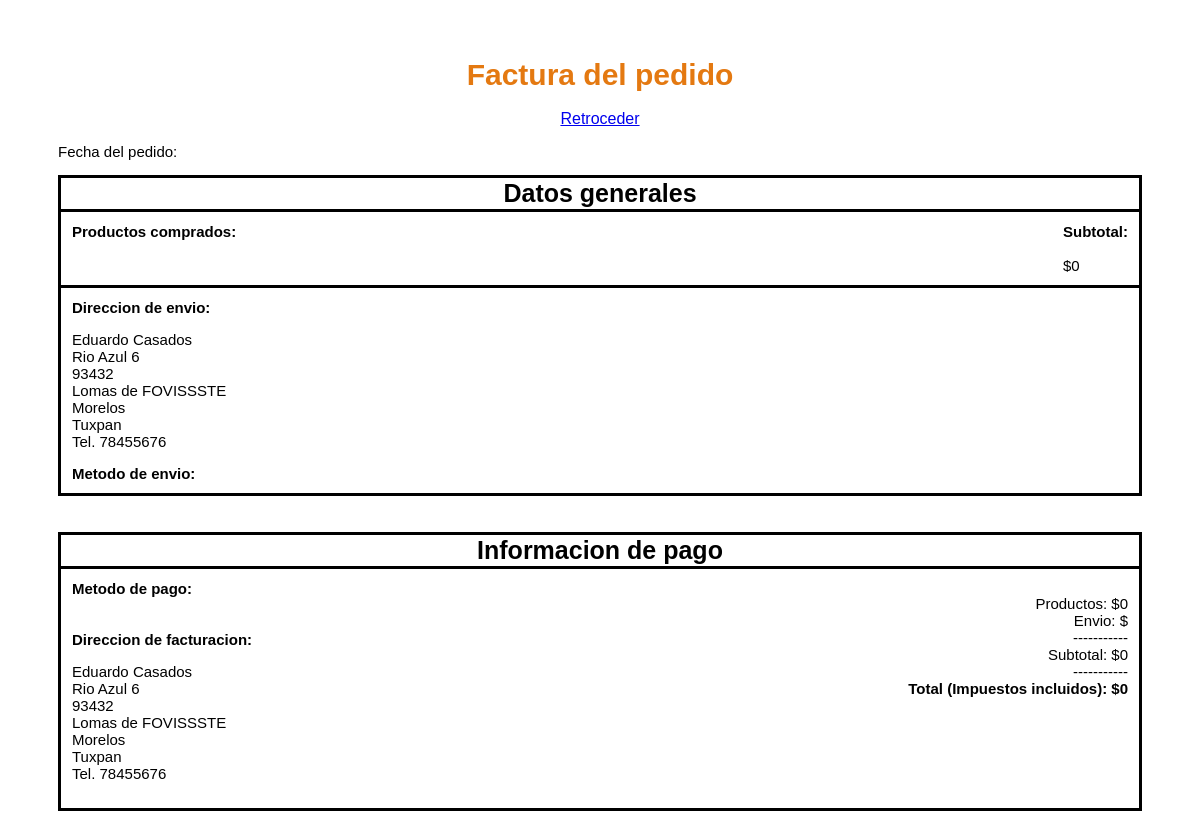
The page /bill_form.php (signed in) on the database its author committed.
### tables this page shows
CREATE TABLE `user` (
  `id` int(11) NOT NULL,
  `name` text NOT NULL,
  `last_name` text NOT NULL,
  `username` text NOT NULL,
  `password` text NOT NULL,
  `email` text NOT NULL
);

CREATE TABLE `address` (
  `id` int(11) NOT NULL,
  `calle` text NOT NULL,
  `num` int(11) NOT NULL,
  `codigo_pos` int(11) NOT NULL,
  `colonia` text NOT NULL,
  `estado` text NOT NULL,
  `ciudad` text NOT NULL,
  `telefono` int(11) NOT NULL,
  `user_id` int(11) NOT NULL
);

### scripts/functions.php (called while the page is built, shortened)
<?php
    function recoverUserData($conn, $table, $data_requested) {
        $userid = getUserID($conn);
        switch ($table) {
            case 'user':
                $result = $conn->query("select * from user where id='$userid';"); break;
            case 'address':
                $result = $conn->query("select * from address where user_id='$userid';"); break;
        }
        while($row = mysqli_fetch_assoc($result)){
            return $row[$data_requested];
        }
    }
    function getUserID($conn) {
        $query = $conn->query("select id from user where email='".$_SESSION["email"]."';");
        $query = mysqli_fetch_assoc($query);
        $userid = $query["id"];
        return $userid;
    }
?>

### bill_form.php (the view, shortened to what this page needs)
<!DOCTYPE html>
<html lang="en">
<head>
</head>
<body>
    <?php
        include_once "scripts/db_conn.php";
        include_once "scripts/functions.php";
    ?>
    <header>
        <b>Factura del pedido</b> <br><br>
        <a href="orders.php">Retroceder</a>
    </header>
    <div>
        <p>Fecha del pedido: <?php echo $db_user_order["fecha"]; ?></p>
    </div>
    <table>
        <tr>
            <th>Datos generales</th>
        </tr>
        <tr>
            <td>
                <div class="container" id="item-list">
                    <b>Productos comprados:</b> <br>
                    <?php
                        $subtotal = 0;
                    ?>
                </div>
                <div class="container" id="item-price">
                    <b>Subtotal:</b> <br><br>
                    $<?php echo $subtotal ?>
                </div>
            </td>
        </tr>
        <tr>
            <td>
                <div class="container">
                    <b>Direccion de envio:</b>
                    <ul>
                        <li><?php echo recoverUserData($conn, 'user', 'name') ?> <?php echo recoverUserData($conn, 'user', 'last_name') ?></li>
                        <li><?php echo recoverUserData($conn, 'address', 'calle') ?> <?php echo recoverUserData($conn, 'address', 'num') ?></li>
                        <li><?php echo recoverUserData($conn, 'address', 'codigo_pos') ?></li>
                        <li><?php echo recoverUserData($conn, 'address', 'colonia') ?></li>
                        <li><?php echo recoverUserData($conn, 'address', 'estado') ?></li>
                        <li><?php echo recoverUserData($conn, 'address', 'ciudad') ?></li>
                        <li>Tel. <?php echo recoverUserData($conn, 'address', 'telefono') ?></li>
                    </ul>
                    <b>Metodo de envio:</b>
                </div>
            </td>
        </tr>
    </table>
    <br><br>
    <table>
        <tr>
            <th>Informacion de pago</th>
        </tr>
        <tr>
            <td>
                <div class="container" id="pay-info">
                    <b>Metodo de pago:</b> <br>
                    <br><br>
                    <b>Direccion de facturacion:</b>
                    <ul>
                        <li><?php echo recoverUserData($conn, 'user', 'name') ?> <?php echo recoverUserData($conn, 'user', 'last_name') ?></li>
                        <li><?php echo recoverUserData($conn, 'address', 'calle') ?> <?php echo recoverUserData($conn, 'address', 'num') ?></li>
                        <li><?php echo recoverUserData($conn, 'address', 'codigo_pos') ?></li>
                        <li><?php echo recoverUserData($conn, 'address', 'colonia') ?></li>
                        <li><?php echo recoverUserData($conn, 'address', 'estado') ?></li>
                        <li><?php echo recoverUserData($conn, 'address', 'ciudad') ?></li>
                        <li>Tel. <?php echo recoverUserData($conn, 'address', 'telefono') ?></li>
                    </ul>
                </div>
                <div class="container" id="total-info">
                    <ul>
                        <li>Productos: $<?php echo $subtotal?></li>
                        <li>Envio: $<?php echo $deliveryprice ?></li>
                        <li>-----------</li>
                        <li>Subtotal: $<?php echo ($subtotal) + $deliveryprice ?></li>
                        <li>-----------</li>
                        <li><b>Total (Impuestos incluidos): $<?php echo ($subtotal + ($subtotal*0.16) + $deliveryprice) ?></b></li>
                    </ul>
                </div>
            </td>
        </tr>
    </table>
</body>
</html>

### bill_form.php (style rules this page uses)
* { font-family: sans-serif; }
html { margin: 50px; }
header { text-align: center; }
header b { font-size: 30px; color: #E47911; }
div { font-size: 15px; }
table { width: 100%; margin: auto; border-collapse: collapse; }
table, th, td { border: 3px solid; }
th { font-size: 25px; }
.container { margin: 10px; }
#item-list, #item-price, #pay-info, #total-info { float: right; }
#item-list, #pay-info { float: left; }
ul { list-style-type: none; padding: 0; }
#total-info { text-align: right; }

### rows shown on the page
user: name "Eduardo", last_name "Casados"
address: calle "Rio Azul", num "6", codigo_pos "93432", colonia "Lomas de FOVISSSTE", estado "Morelos", ciudad "Tuxpan", telefono "78455676"

### other values the page prints
$subtotal "0"
$subtotal + ($subtotal*0.16) + $deliveryprice "0"
